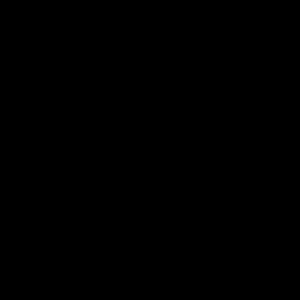
Frame 1 (no input)
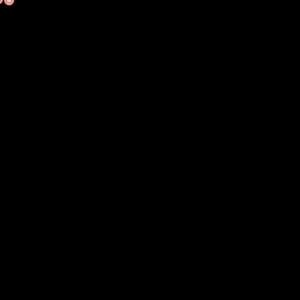
Frame 60 (the mouse pressed at the canvas centre just before this capture)
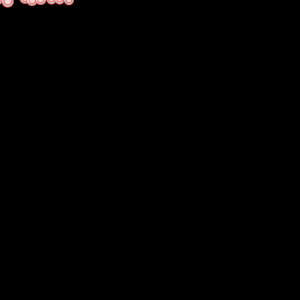
Frame 120 (the mouse held since frame 60 and released just before this capture)

The Processing sketch that drew these frames (run headless with seeded random() and noise(); from frame 60 on, the mouse is pressed at the canvas centre):

// Processing sketch: processing_115260
// ── processing_115260.pde

Cell [] cells = new Cell [5000];

int singleCell = 0;

void setup() {
  size(300, 300);
  for (int i=0; i<cells.length; i++) {
    cells[i] = new Cell((i%30)*10,(i/30)*10);
  }
}

void draw() {
  background(0);

  for (int i=0; i<singleCell; i++) {
    cells[i].display();
    cells[i].grow();
    cells[i].move();
    cells[i].decay();
  }


  float r  = random(100);
  if (r < 5) {
    singleCell = singleCell + 1;
  }
  if (singleCell > cells.length - 1) {
    singleCell = cells.length - 1;
  }
}


class Cell {

  float x;
  float y;
  float xPos;
  float yPos;
  float d1;
  float d2;
  float fillTrans;
  float strokeTrans;
  
  /*int [] xpos = new int[50];
  int [] ypos = new int[50];*/

  //Constructor
  Cell(float tempX, float tempY) {
    smooth();
    xPos = tempX;
    yPos = tempY;
    d1 = 10;
    d2 = 5;
    fillTrans = 200;
    strokeTrans = 100;
    
    /*for(int i=0; i<15; i++) {
      xpos[i] = 0;
      ypos[i] = 0;*/
  }

  void display() {

    stroke(255, 0, 0, strokeTrans);
    fill(255, 228, 225, fillTrans);
    ellipse(xPos, yPos, d1, d1);
    ellipse(xPos, yPos, d2, d2);
  }

  void grow() {
    if (frameCount % 30 == 0) {
      d1 = d1 + 1;
      d2 = d2 + 1;
    }
  }

  void move() {
    xPos = xPos + random(-.5, .5);
    yPos = yPos + random(-.5, .5);
  }

  void decay() {
  if (d2 > 20) {
    strokeTrans = strokeTrans - .5;
    fillTrans = fillTrans - .5;
  }
  }
}
